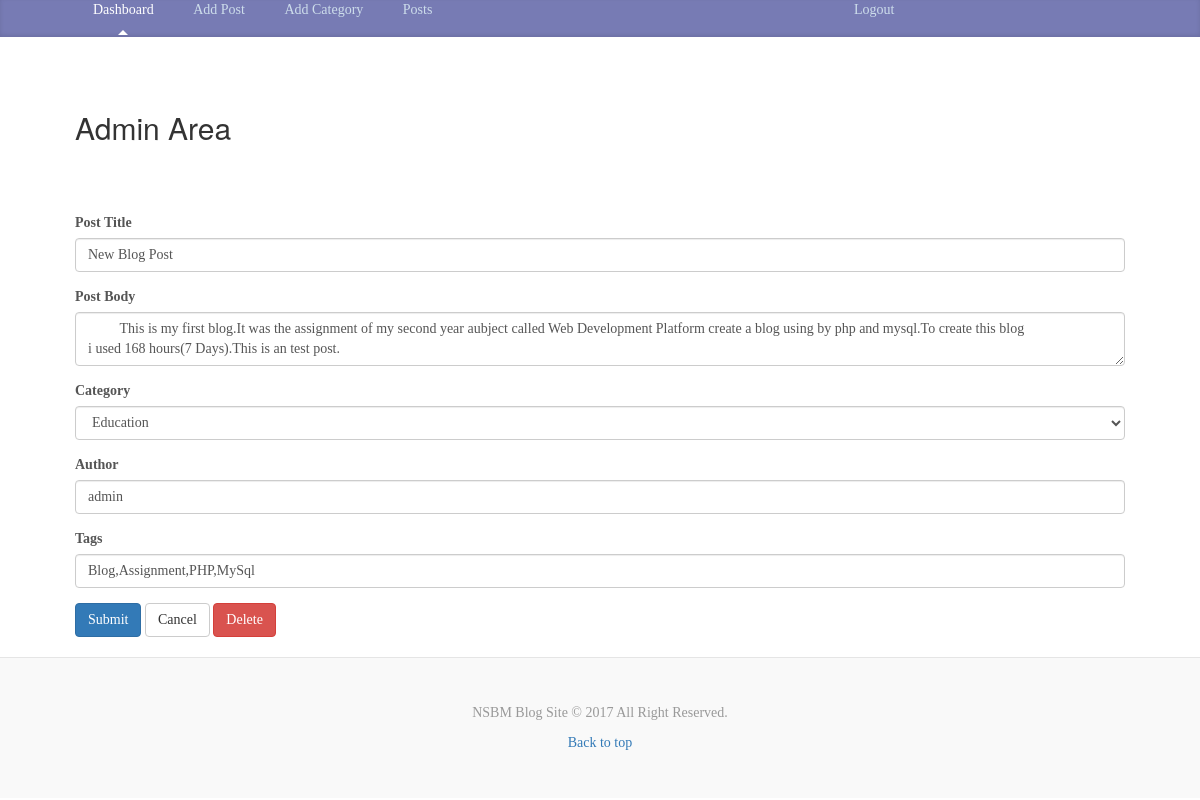
Page /admin/edit_post.php?id=1 on the committed database.
### tables this page shows
CREATE TABLE `posts` (
  `id` int(11) NOT NULL,
  `category` int(11) NOT NULL,
  `title` varchar(255) NOT NULL,
  `body` text NOT NULL,
  `author` varchar(255) NOT NULL,
  `tags` varchar(255) NOT NULL,
  `date` timestamp NOT NULL DEFAULT CURRENT_TIMESTAMP
);

### libraries/Database.php (called while the page is built, shortened)
<?php
class Database
{
	public $host = DB_HOST;
	public $username = DB_USER;
	public $password = DB_PASS;
	public $db_name = DB_NAME;
	public $link;
	private function connect()
	{
		$this->link = new mysqli($this->host,$this->username,$this->password,$this->db_name);
	}
	public function select($query)
	{
		$result = $this->link->query($query) or die ($this->link.__LINE__);
		if($result->num_rows > 0)
		{
			return $result;
		}
		else
		{
			return false;
		}
	}
}
?>

### admin/edit_post.php (the view, shortened to what this page needs)
<?php include 'includes/header.php'; ?>
<?php
  $id = $_GET['id'];
  $db=new Database();
  $query = "SELECT * FROM posts WHERE id = ".$id;
  $post = $db->select($query)->fetch_assoc();
  $query = "SELECT * FROM categories";
  $categories = $db->select($query);
?>
<form role="form"  method="post" action="edit_post.php?id=<?php echo $id; ?>">
  <div class="form-group">
    <label>Post Title</label>
    <input name="title" type="text" class="form-control" placeholder="Enter Title" value="<?php echo $post['title']; ?>">
  </div>
  <div class="form-group">
    <label>Post Body</label>
    <textarea name="body" class="form-control" placeholder="Enter Post Body">
         <?php echo $post['body']; ?>
    </textarea>
  </div>
  <div class="form-group"">
    <label>Category</label>
    <select name="category" class="form-control">
      <?php while($row = $categories->fetch_assoc()) : ?>
        <?php if($row['id'] == $post['category']){
           $selected = 'selected';
        }else{
           $selected = '';
        }
        ?>
            <option value="<?php echo $row['id']; ?>" <?php echo $selected; ?>><?php echo $row['name']; ?></option>
      <?php endwhile; ?>
    </select>
  </div>
  <div class="form-group">
    <label>Author</label>
    <input name="author" type="text" class="form-control" placeholder="Enter Author Name" value="<?php echo $post['author']; ?>">
  </div>
  <div class="form-group">
    <label>Tags</label>
    <input name="tags" type="text" class="form-control" placeholder="Enter Tags" value="<?php echo $post['tags']; ?>">
  </div>
  <div>
    <input name="submit" type="submit" class="btn btn-primary" value="Submit"/>
    <a href="index.php" class="btn btn-default">Cancel</a>
    <input name="delete" type="submit" class="btn btn-danger" value="Delete"/>
  </div><br>
</form>
<?php include 'includes/footer.php'; ?>

### css/customadmin.css (style rules this page uses)
@media (min-width: 48em) { html { font-size: 18px; } }
body { font-family: Georgia, "Times New Roman", Times, serif; color: #555; }

### rows in the picture
posts: title "New Blog Post", body "This is my first blog.It was the assignment of my second year aubject called Web Development Platform create a blog using by php and mysql.To create this blog i used 168 hours(7 Days).This is an test post.", author "admin", tags "Blog,Assignment,PHP,MySql"

### other values in the picture
form field category "Education"
